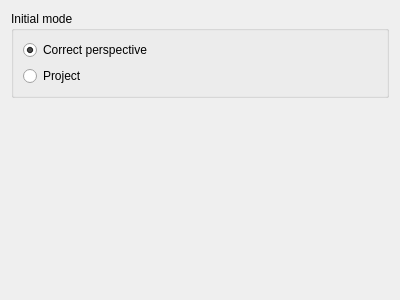
<?xml version="1.0" encoding="UTF-8"?>
<ui version="4.0">
 <class>WdgPerspectiveTransform</class>
 <widget class="QWidget" name="WdgPerspectiveTransform">
  <property name="geometry">
   <rect>
    <x>0</x>
    <y>0</y>
    <width>400</width>
    <height>300</height>
   </rect>
  </property>
  <property name="windowTitle">
   <string>Form</string>
  </property>
  <layout class="QVBoxLayout" name="verticalLayout_2">
   <item>
    <widget class="QGroupBox" name="groupBox">
     <property name="title">
      <string>Initial mode</string>
     </property>
     <layout class="QVBoxLayout" name="verticalLayout">
      <item>
       <widget class="QRadioButton" name="radioButtonCorrect">
        <property name="text">
         <string>Correct perspective</string>
        </property>
        <property name="checked">
         <bool>true</bool>
        </property>
       </widget>
      </item>
      <item>
       <widget class="QRadioButton" name="radioButtonProject">
        <property name="text">
         <string>Project</string>
        </property>
       </widget>
      </item>
     </layout>
    </widget>
   </item>
   <item>
    <spacer name="verticalSpacer">
     <property name="orientation">
      <enum>Qt::Vertical</enum>
     </property>
     <property name="sizeHint" stdset="0">
      <size>
       <width>20</width>
       <height>193</height>
      </size>
     </property>
    </spacer>
   </item>
  </layout>
 </widget>
 <resources/>
 <connections/>
</ui>
